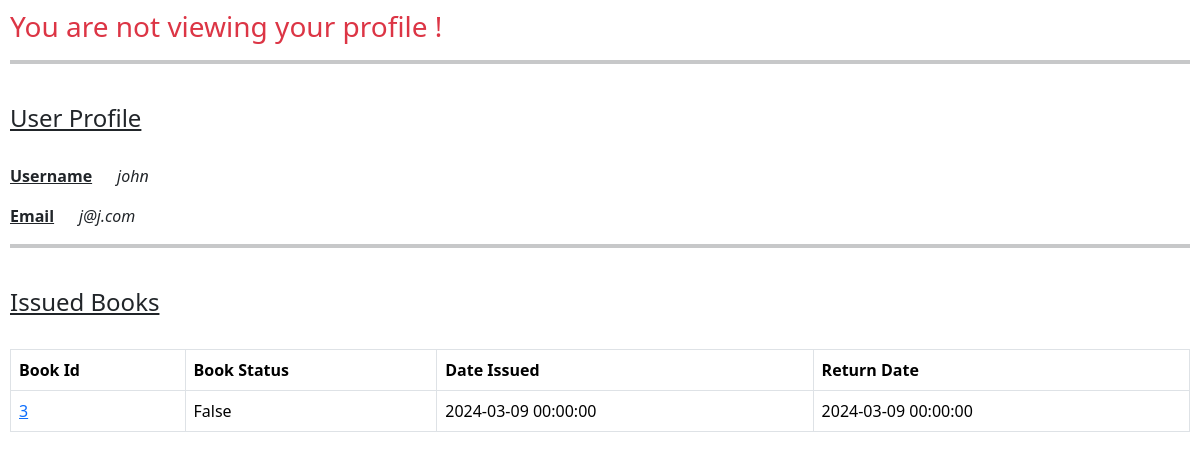
Page /user/7 (signed in) on the committed database.
### library/models.py (models this page shows, shortened)
class User(db.Model):
    __tablename__ = "USER"
    id = db.Column(db.Integer, primary_key=True, autoincrement=True)
    username = db.Column(db.String(20), nullable=False, unique=True)
    email = db.Column(db.String(120), nullable=False, unique=True)
    password = db.Column(db.String(120), nullable=False)
    is_admin = db.Column(db.Boolean, default=False)
    issues = db.Relationship('Issue', backref="user_issues", cascade="all, delete")

class Issue(db.Model):
    __tablename__ = "ISSUE"
    id = db.Column(db.Integer, primary_key=True, autoincrement=True)
    rating = db.Column(db.Integer, default=0)
    active_status = db.Column(db.Boolean, default=False)
    user_id = db.Column(db.Integer, db.ForeignKey('USER.id'), nullable=False)
    book_id = db.Column(db.Integer, db.ForeignKey('BOOK.id'), nullable=False)
    date_issued = db.Column(db.DateTime, nullable=False)
    return_date = db.Column(db.DateTime, nullable=False)

### library/routes.py (the view, shortened to what this page needs)
@app.route("/user/<id>", methods=["GET", "POST"])
def user_profile(id):
    if session.get("username") is None:
        return render_template("no_login.html")
    username = session.get("username")
    existing_user = models.User.query.get(id)
    if int(id) == 1:
        return redirect("/admin/dashboard")
    if existing_user is None:
        data = {
            "type": "User"
        }
        return render_template("not_found.html", data=data)
    issue_records = models.Issue.query.filter(
        models.Issue.user_id == id, models.Issue.active_status == True).all()
    modified_issue_records = []
    for ir in issue_records:
        modified_issue_records.append(modify_the_issue_record(ir))
    data = {
        "user": existing_user,
        "logged_in_user": username,
        "issued_books": modified_issue_records,
        "error": ""
    }
    if request.method == "GET":
        return render_template("user_profile.html", data=data)

### library/templates/user_profile.html (shortened to what this page needs)
<!DOCTYPE html>
<html lang="en">
  <head>
    <link
      href="https://cdn.jsdelivr.net/npm/bootstrap@5.3.3/dist/css/bootstrap.min.css"
      rel="stylesheet"
    />
  </head>
  <body>
     {% if data["logged_in_user"] != data["user"].username %}
    <h3 class="text-danger">You are not viewing your profile !</h3>
    <hr class="border-4" />
    <br />
    <h4><u>User Profile</u></h4>
    <br />
    <p>
      <strong><u>Username</u></strong> &nbsp; &nbsp; &nbsp;<em
        >{{ data["user"].username }}</em
      >
    </p>
    <p>
      <strong><u>Email</u></strong> &nbsp; &nbsp; &nbsp;<em
        >{{ data["user"].email }}</em
      >
    </p>
    <hr class="border-4" />
    <br />
    {% if data['user'].issues | length == 0 %}
    <h4>This User has no issued books !</h4>
    {% else %}
    <h4><u>Issued Books</u></h4>
    <br />
    <table class="table table-bordered table-hover">
      <tr>
        <th>Book Id</th>
        <th>Book Status</th>
        <th>Date Issued</th>
        <th>Return Date</th>
      </tr>
      {% for ir in data['user'].issues %}
      <tr>
        <td><a href="/book/{{ir.book_id}}">{{ ir.book_id }}</a></td>
        <td>{{ ir.active_status }}</td>
        <td>{{ ir.date_issued }}</td>
        <td>{{ ir.return_date }}</td>
      </tr>
      {% endfor %}
    </table>
    {% endif %} {% endif %}
  </body>
</html>

### library/templates/user_profile.html (style rules this page uses)
body { padding: 10px; }

### rows in the picture
User: user.username "john", user.email "j@j.com"
Issue: book_id "3", active_status "False", date_issued "2024-03-09 00:00:00", return_date "2024-03-09 00:00:00"
